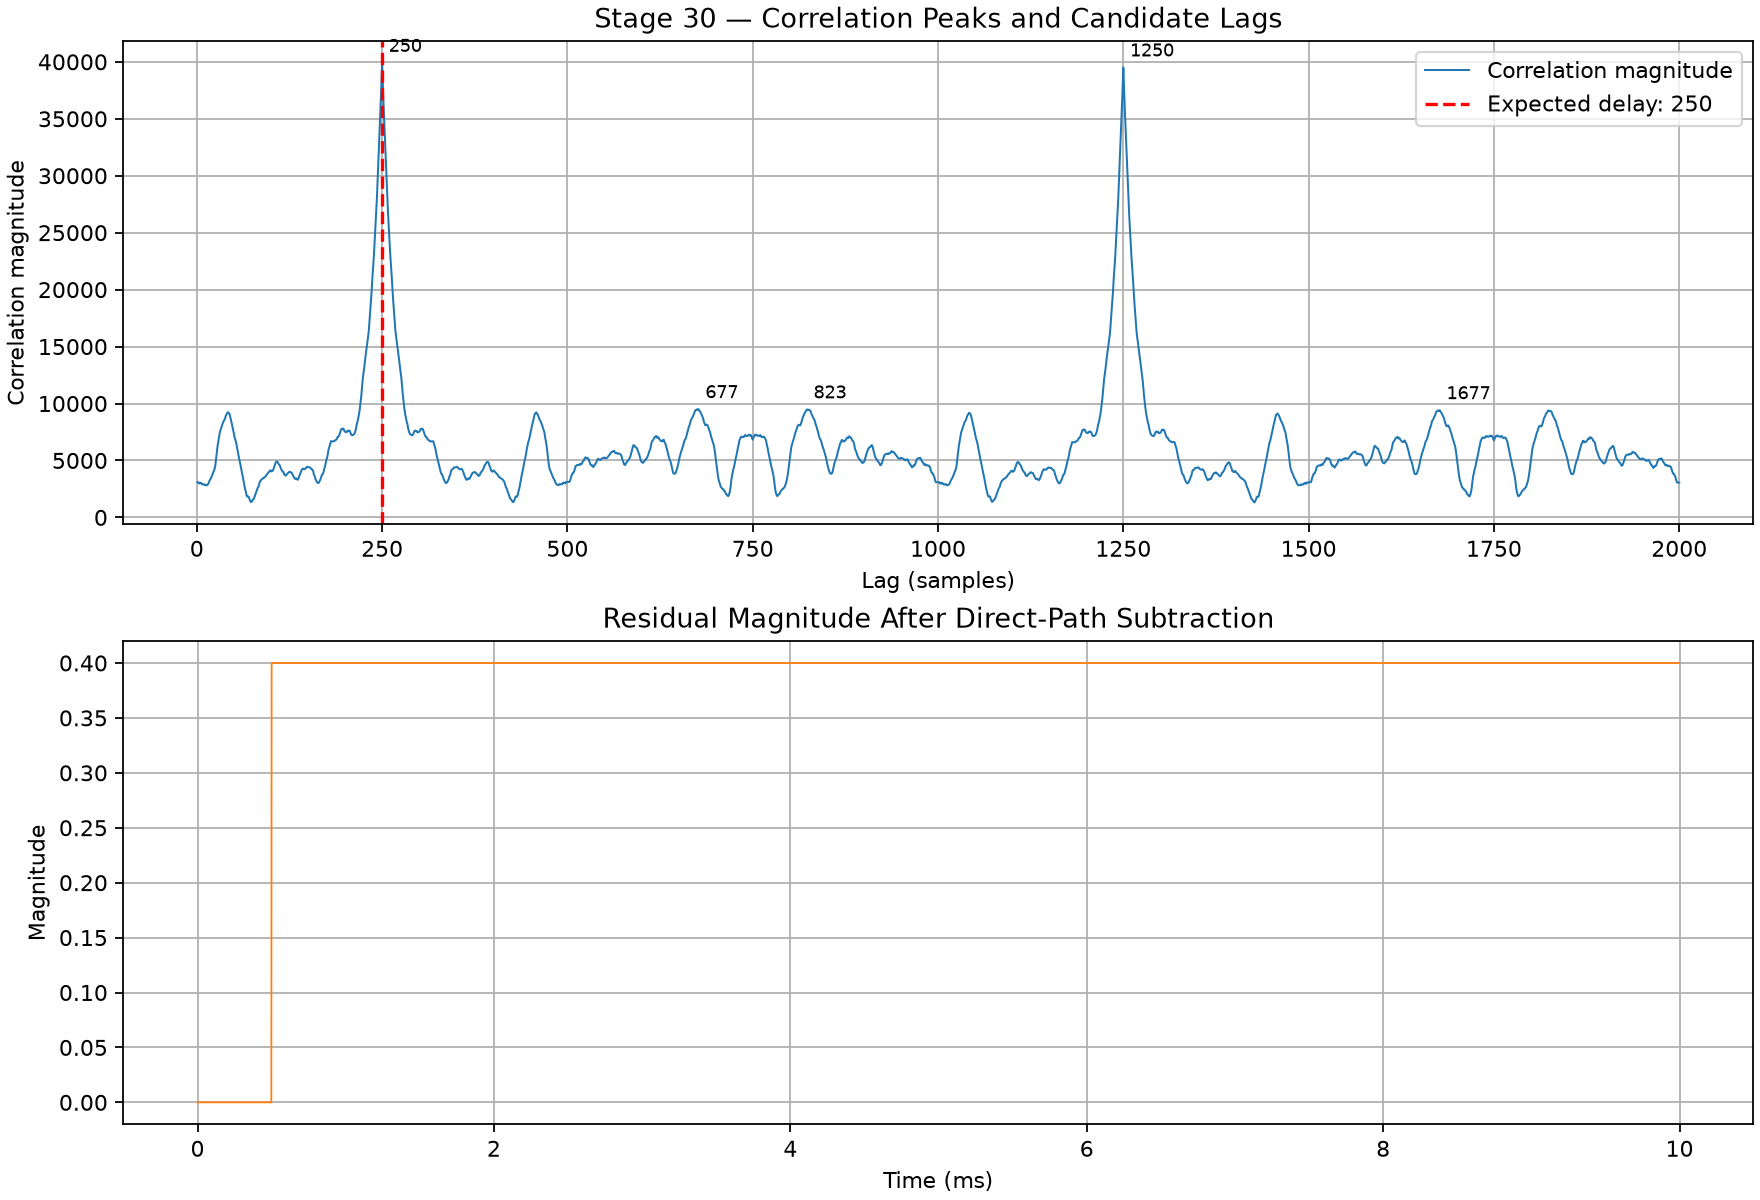

Reproduce this figure in Python.
"""
Stage 30: Correlation-peak analysis and delay ambiguity check.

Reads reference.dat and received.dat as complex64. It estimates a direct-path
scale from the first EXPECTED_DELAY_SAMPLES, subtracts the scaled reference,
then calculates residual/reference correlation. It lists prominent candidate
lags and compares their strengths.

IMPORTANT:
- A repeated correlation peak can be caused by periodic/repetitive signal structure,
  not necessarily a second physical target.
- This is a GNU Radio software-delay analysis, not validated physical GPR data.
- At 500 kS/s, 250 samples = 0.5 ms, not a realistic shallow-GPR round-trip time.
"""

from pathlib import Path
import csv
import numpy as np
import matplotlib.pyplot as plt
from scipy.signal import correlate, correlation_lags, find_peaks

REFERENCE_FILE = Path("reference.dat")
RECEIVED_FILE = Path("received.dat")
SAMPLE_RATE_HZ = 500_000.0
EXPECTED_DELAY_SAMPLES = 250
SAMPLES_TO_READ = 100_000
MAX_SEARCH_LAG = 2_000
MIN_PEAK_DISTANCE_SAMPLES = 50
PEAK_PROMINENCE_FRACTION = 0.08

def load_complex64(path, count):
    if not path.exists():
        raise FileNotFoundError(
            f"Cannot find {path.resolve()}. Put this script beside reference.dat "
            "and received.dat."
        )
    if path.stat().st_size < 8:
        raise ValueError(f"{path.name} is empty or too small for complex64 samples.")
    x = np.fromfile(path, dtype=np.complex64, count=count)
    if x.size == 0:
        raise ValueError(f"No samples read from {path.name}.")
    return x

def main():
    print("===== STAGE 30: CORRELATION PEAK ANALYSIS =====")
    print(f"Sample rate: {SAMPLE_RATE_HZ:,.0f} samples/s")
    print(f"Expected software delay: {EXPECTED_DELAY_SAMPLES} samples")

    ref = load_complex64(REFERENCE_FILE, SAMPLES_TO_READ)
    rx = load_complex64(RECEIVED_FILE, SAMPLES_TO_READ)
    n = min(len(ref), len(rx))
    ref, rx = ref[:n], rx[:n]
    valid = (np.isfinite(ref.real) & np.isfinite(ref.imag) &
             np.isfinite(rx.real) & np.isfinite(rx.imag))
    ref, rx = ref[valid], rx[valid]
    if len(ref) < EXPECTED_DELAY_SAMPLES + 2_000:
        raise ValueError("Not enough valid samples for this analysis.")

    # Estimate direct path from the interval before the expected echo starts.
    n_pre = EXPECTED_DELAY_SAMPLES
    denom = np.vdot(ref[:n_pre], ref[:n_pre])
    scale = np.vdot(ref[:n_pre], rx[:n_pre]) / denom if abs(denom) > 1e-12 else 1+0j
    residual = rx - scale * ref

    max_lag = min(MAX_SEARCH_LAG, len(ref)-2)
    c = correlate(residual, ref, mode="full", method="fft")
    lag_all = correlation_lags(len(residual), len(ref), mode="full")
    mask = (lag_all >= 1) & (lag_all <= max_lag)
    lags = lag_all[mask]
    corr_mag = np.abs(c[mask])
    if corr_mag.size == 0:
        raise ValueError("Correlation range is empty.")

    peak_prominence = max(float(np.max(corr_mag))*PEAK_PROMINENCE_FRACTION, 1e-9)
    local_idx, props = find_peaks(
        corr_mag,
        distance=MIN_PEAK_DISTANCE_SAMPLES,
        prominence=peak_prominence
    )
    if len(local_idx) == 0:
        local_idx = np.array([int(np.argmax(corr_mag))])
    # Sort candidates strongest first, keep at most 12 for console/CSV readability.
    order = local_idx[np.argsort(corr_mag[local_idx])[::-1]][:12]
    candidates = []
    for j in order:
        lag = int(lags[j])
        candidates.append({
            "lag": lag,
            "time_ms": lag / SAMPLE_RATE_HZ * 1e3,
            "corr": float(corr_mag[j]),
            "relative_to_max": float(corr_mag[j] / np.max(corr_mag))
        })

    best_idx = int(np.argmax(corr_mag))
    best_lag = int(lags[best_idx])
    best_corr = float(corr_mag[best_idx])
    expected_ms = EXPECTED_DELAY_SAMPLES / SAMPLE_RATE_HZ * 1e3

    print("\nTop correlation candidates (strongest first):")
    print("Rank | Lag (samples) | Time (ms) | Correlation | Relative strength")
    for rank, item in enumerate(candidates, 1):
        print(f"{rank:4d} | {item['lag']:13d} | {item['time_ms']:9.6f} | "
              f"{item['corr']:11.3f} | {item['relative_to_max']:16.3f}")

    print("\n--- Interpretation ---")
    print(f"Expected lag: {EXPECTED_DELAY_SAMPLES} samples ({expected_ms:.6f} ms)")
    print(f"Strongest lag in search window: {best_lag} samples "
          f"({best_lag/SAMPLE_RATE_HZ*1e3:.6f} ms)")
    if best_lag == EXPECTED_DELAY_SAMPLES:
        print("PASS: the strongest peak matches the configured software delay.")
    else:
        print("REVIEW: strongest peak differs from the configured software delay.")
    secondary = [p for p in candidates if abs(p["lag"]-EXPECTED_DELAY_SAMPLES) > 20]
    if secondary:
        print("Other peaks are correlation candidates, not automatically separate targets.")
        print("They may result from repeated FSK symbols, sequence periodicity, or residual misalignment.")
    print("This script cannot prove that a peak corresponds to a physical object.")

    # Plot correlation, annotate candidate peaks, and show residual.
    pcount = min(5000, len(ref))
    time_ms = np.arange(pcount) / SAMPLE_RATE_HZ * 1e3
    fig, axes = plt.subplots(2, 1, figsize=(11, 7.5), constrained_layout=True)
    axes[0].plot(lags, corr_mag, linewidth=0.9, label="Correlation magnitude")
    axes[0].axvline(EXPECTED_DELAY_SAMPLES, color="red", linestyle="--",
                    label=f"Expected delay: {EXPECTED_DELAY_SAMPLES}")
    for item in candidates[:5]:
        axes[0].annotate(str(item["lag"]), (item["lag"], item["corr"]),
                         xytext=(3, 5), textcoords="offset points", fontsize=8)
    axes[0].set_title("Stage 30 — Correlation Peaks and Candidate Lags")
    axes[0].set_xlabel("Lag (samples)")
    axes[0].set_ylabel("Correlation magnitude")
    axes[0].grid(True)
    axes[0].legend()

    axes[1].plot(time_ms, np.abs(residual[:pcount]), color="tab:orange", linewidth=0.8)
    axes[1].set_title("Residual Magnitude After Direct-Path Subtraction")
    axes[1].set_xlabel("Time (ms)")
    axes[1].set_ylabel("Magnitude")
    axes[1].grid(True)
    fig.savefig("stage30_correlation_peak_analysis.png", dpi=160)
    plt.show()

    with open("stage30_correlation_candidates.csv", "w", newline="", encoding="utf-8") as f:
        writer = csv.writer(f)
        writer.writerow(["rank", "lag_samples", "time_ms", "correlation_magnitude", "relative_strength"])
        for rank, item in enumerate(candidates, 1):
            writer.writerow([rank, item["lag"], item["time_ms"], item["corr"], item["relative_to_max"]])

    with open("stage30_delay_summary.csv", "w", newline="", encoding="utf-8") as f:
        writer = csv.writer(f)
        writer.writerow(["sample_rate_hz", "expected_delay_samples", "strongest_lag_samples",
                         "expected_delay_ms", "strongest_lag_ms", "strongest_matches_expected"])
        writer.writerow([SAMPLE_RATE_HZ, EXPECTED_DELAY_SAMPLES, best_lag, expected_ms,
                         best_lag/SAMPLE_RATE_HZ*1e3, best_lag == EXPECTED_DELAY_SAMPLES])

    print("\nSaved:")
    print("  stage30_correlation_peak_analysis.png")
    print("  stage30_correlation_candidates.csv")
    print("  stage30_delay_summary.csv")

if __name__ == "__main__":
    main()
